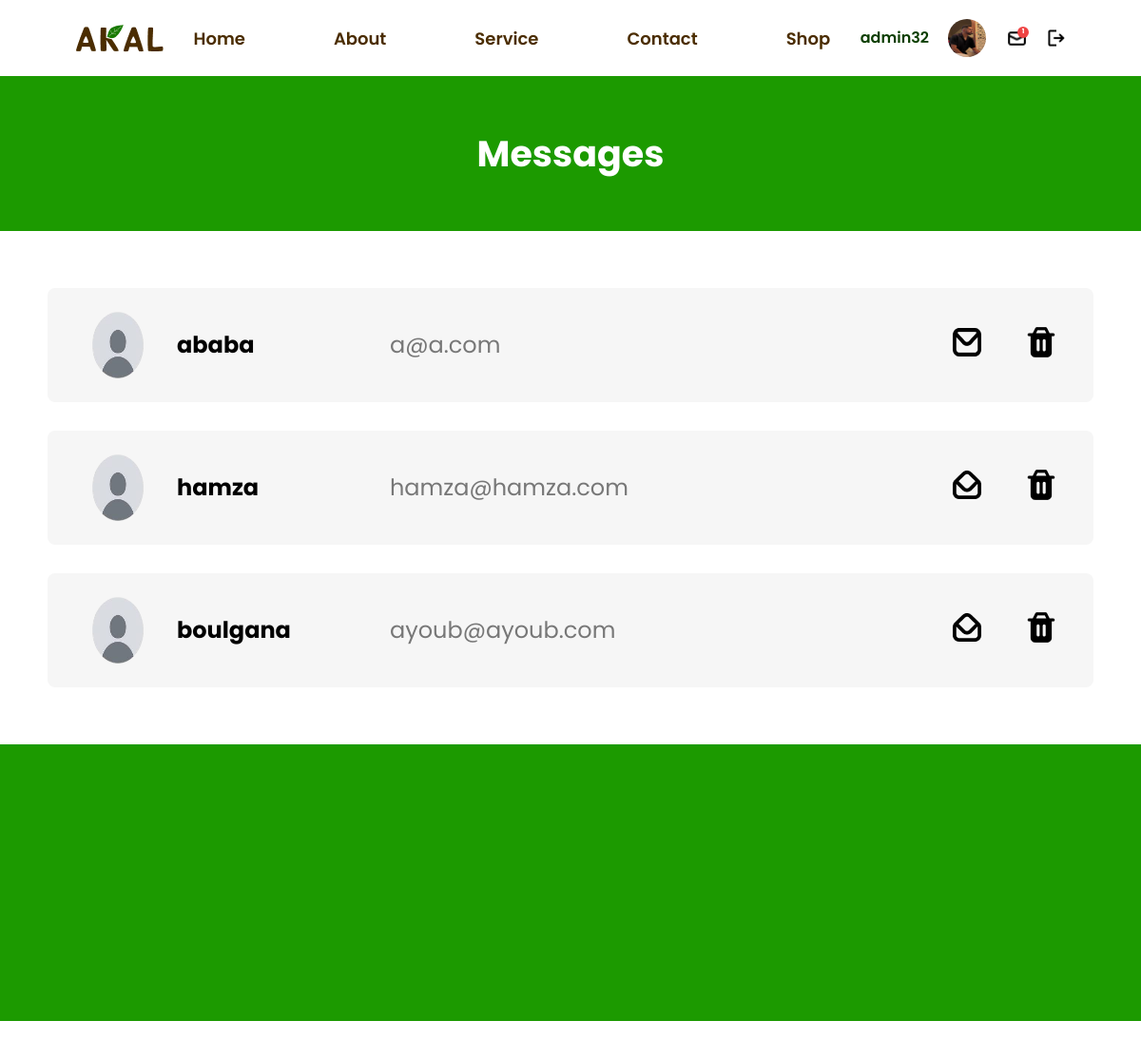
Before: /messages (signed in) with the older database file.
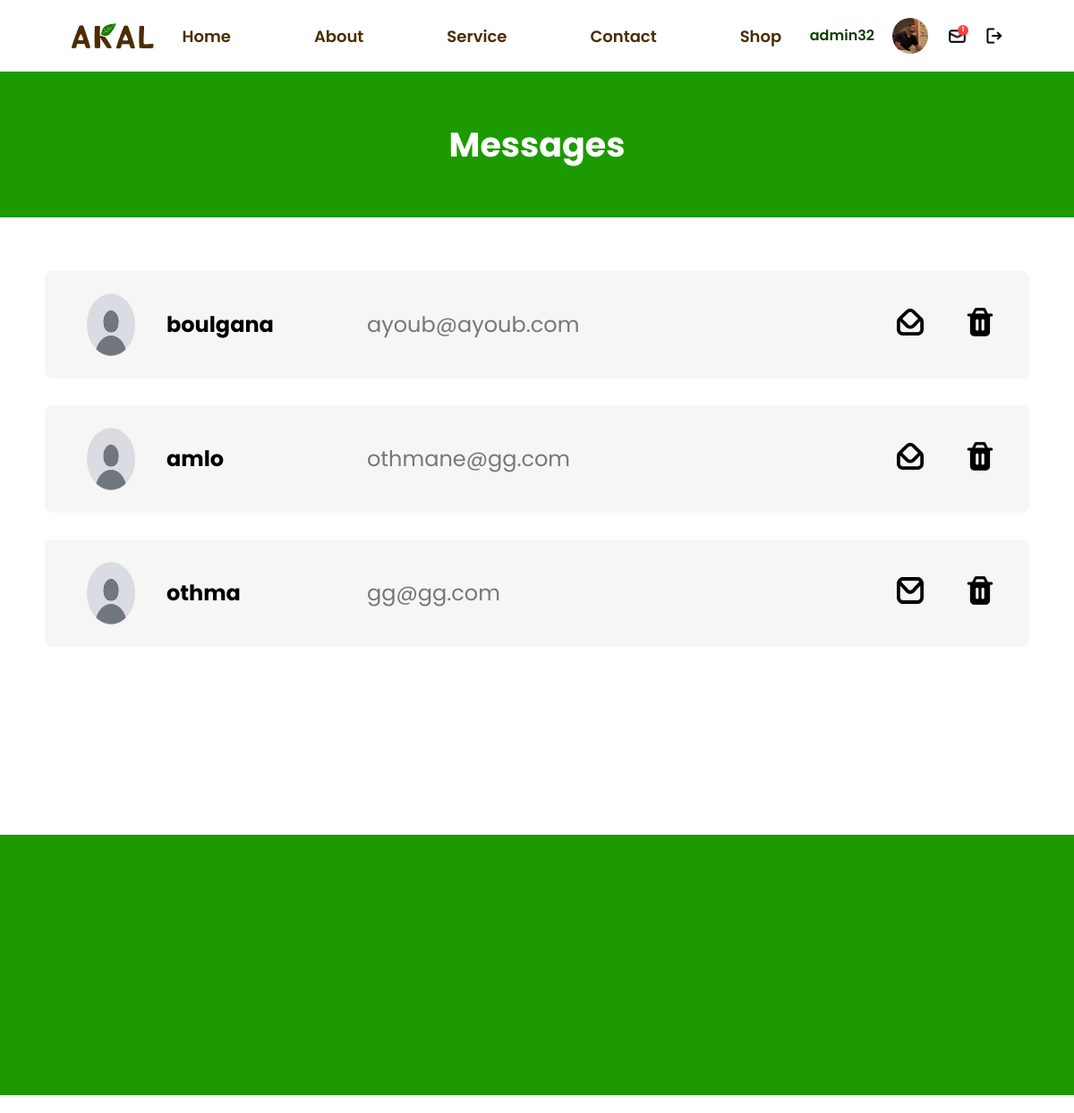
After: the same page with the newer database file.
### tables this page shows
CREATE TABLE "user" (
	"user_id"	INTEGER NOT NULL,
	"full_name"	TEXT,
	"email"	TEXT NOT NULL,
	"password"	TEXT NOT NULL,
	"sex"	INTEGER,
	"age"	INTEGER,
	"about"	TEXT,
	"username"	TEXT NOT NULL,
	"profile_path"	TEXT,
	"role"	INTEGER NOT NULL,
	PRIMARY KEY("user_id" AUTOINCREMENT)
);

CREATE TABLE "message" (
	"message_id"	INTEGER NOT NULL,
	"name"	TEXT NOT NULL,
	"email"	TEXT NOT NULL,
	"message"	TEXT NOT NULL,
	"opened"	INTEGER,
	PRIMARY KEY("message_id" AUTOINCREMENT)
);

### app.py (the view)
@app.route('/messages')
@login_required
def messages():
    con = sqlite3.connect("akal.db")
    con.row_factory = sqlite3.Row
    cur = con.cursor()
    cur.execute("SELECT * FROM message ")
    msgs = cur.fetchall()
    cur.close()
    con.close()
    messagesLength=getMessagesLength()
    if current_user.role == 1:
        return render_template("messages.html",msgs=msgs,messagesLength=messagesLength)
    else :
        return render_template("notFound.html",)

### app.py (called while the page is built)
@login_manager.user_loader
def load_user(user_id):
    con = sqlite3.connect("akal.db")
    cur = con.cursor()
    cur.execute("SELECT * FROM user WHERE user_id = ?", (user_id,))
    user = cur.fetchone()
    if user:
        return User(user_id=user[0], full_name=user[1], email=user[2], password=user[3],sex=user[4],age=user[5],about=user[6],username=user[7],profile_path=user[8],role=user[9])
    return None

@login_required
def getMessagesLength():
    con = sqlite3.connect("akal.db")
    con.row_factory = sqlite3.Row
    cur = con.cursor()
    cur.execute("SELECT * FROM message WHERE opened=? ",(0,))
    msgs = cur.fetchall()
    cur.close()
    con.close()
    length= len(msgs)
    return length

### templates/messages.html (shortened to what this page needs)
{% extends 'layout.html' %} {% block body %} {% block content %}
<section class="noAnimation bg-darkGreen sm:py-[53px] py-[37px] text-center">
  <h2 class="font-bold lg:text-[38px] text-[26px] text-white">Messages</h2>
</section>
{%if msgs%}
<section
  class="flex flex-col px-[30px] sm:px-[50px] sm:gap-[30px] gap-[13px] py-[40px] sm:py-[60px]"
>
  {% for msg in msgs %}
  <section
    id="container"
    class="cursor-pointer noAnimation w-full bg-[#F6F6F6] rounded-[8px] flex justify-between items-center py-[12px] sm:py-[22px] px-[21px] sm:px-[36px]"
  >
    <div class="flex sm:gap-[24px] gap-[19px] items-center">
      <img
        src="/static/images/avatar.png"
        alt="user"
        class="rounded-full sm:w-[76px] sm:h-[76px] h-[52px] w-[52px]"
      />
      <h3 class="font-bold sm:text-[24px] text-[16px] lg:w-[200px]">
        {{msg.name}}
      </h3>
      <p class="hidden lg:block text-[24px] text-[#777777]">{{msg.email}}</p>
    </div>
    <div class="flex sm:gap-[44px] gap-[14px] items-center">
      <form action="{{url_for('messageDetails')}}" method="post">
        <button type="submit">
          {% if msg.opened == 0 %}
          <img
            src="/static/images/icons/closedMessage.png"
            alt="letter"
            class="sm:w-[30px] sm:h-[30px] w-[16px] h-[16px]"
          />
          {% else %}
          <img
            src="/static/images/icons/openedMessage.png"
            alt="letter"
            class="sm:w-[30px] sm:h-[30px] w-[16px] h-[16px]"
          />
          {%endif%}
        </button>
      </form>
      <form
        action="{{url_for('deleteMessage')}}"
        method="post"
        class="secondaryForm"
      >
        <button type="submit">
          <img
            src="/static/images/icons/trash.png"
            alt="trash"
            class="sm:w-[38px] sm:h-[38px] w-[22px] h-[22px]"
          />
        </button>
      </form>
    </div>
  </section>
  {% endfor %}
</section>
{%endif%}
{% endblock %} {% endblock %}

### templates/layout.html (shortened to what this page needs)
<!DOCTYPE html>
<html lang="en" class="scroll-smooth">
  <head>
    <link
      rel="stylesheet"
      href="https://cdnjs.cloudflare.com/ajax/libs/font-awesome/6.0.0-beta3/css/all.min.css"
    />
    <script src="https://cdn.tailwindcss.com"></script>
  </head>
  <body class="font-poppins">
    <header
      class="flex justify-between items-center py-5 px-[30px] lg:px-[80px] sm:px-[50px] relative"
    >
      <a href="{{ url_for('index')}}"
        ><img src="/static/images/logobrown.png" alt="logo"
      /></a>
      <ul
        class="hidden sm:flex lg:gap-[93px] gap-[20px] text-brown lg:text-[18px] md:text-[16px] font-semibold"
      >
        <a href="/"><li>Home</li></a>
        <a href="/#about"><li>About</li></a>
        <a href="/#services"><li>Service</li></a>
        <a href="{{ url_for('contact') }}"><li>Contact</li></a>
        {% if current_user.is_authenticated %}
        <a href="{{ url_for('shopAll') }}"><li>Shop</li></a>
        {% endif %}
      </ul>
      {% if current_user.is_authenticated %}
      <div
        class="hidden sm:flex lg:gap-[20px] gap-[10px] justify-center items-center"
      >
        <h2 class="text-[#0C3E00] font-semibold">{{current_user.username}}</h2>
        <a href="{{ url_for('profile') }}">
          <img
            src="{{ current_user.profile_path if current_user.profile_path else '/static/images/avatar.png' }}"
            alt="avatar"
            class="w-[40px] h-[40px] rounded-full"
          />
        </a>
        <div class="flex lg:gap-[20px] gap-[10px] items-center">
          {% if current_user.role == 1 %}
          <div class="relative">
            <a href="{{ url_for('messages') }} ">
              <img
                src="/static/images/icons/message.png"
                alt="message"
                class="w-[25px] h-[25px]"
              />
            </a>
            {%if messagesLength > 0 %}
            <span
              class="absolute bg-red-500 rounded-full top-0 right-0 w-[12px] h-[12px] text-[7px] text-white font-bold flex justify-center items-center"
              >{{messagesLength}}</span
            >
            {%endif%}
          </div>
          {% endif %}
          <a href="{{ url_for('logout') }}">
            <img
              src="/static/images/icons/out.png"
              alt="logout"
              class="w-[18px] h-[18px]"
            />
          </a>
        </div>
      </div>
      {% endif %}
    </header>
    {% block content %}{% endblock %}
    <footer
      class="bg-darkGreen font-bold lg:px-[80px] lg:gap-[78px] sm:gap-[50px] gap-[58px] flex flex-col text-center flex-col lg:pt-[120px] lg:pb-[30px] sm:py-[30px] py-[40px]"
    >
    </footer>
  </body>
</html>

### templates/layout.html (style rules this page uses)
.noAnimation { opacity: 0; filter: blur(5px); transition: all 1s; transform: translateY(50px); }
.animateScroll { opacity: 1; filter: blur(0); transform: translateY(0); }

Changed rows visible on the page:
removed message: name "ababa", email "a@a.com", opened 0 (drawn)
removed message: name "hamza", email "hamza@hamza.com", opened 1 (drawn)
added message: name "amlo", email "othmane@gg.com", opened 1 (drawn)
added message: name "othma", email "gg@gg.com", opened 0 (drawn)
